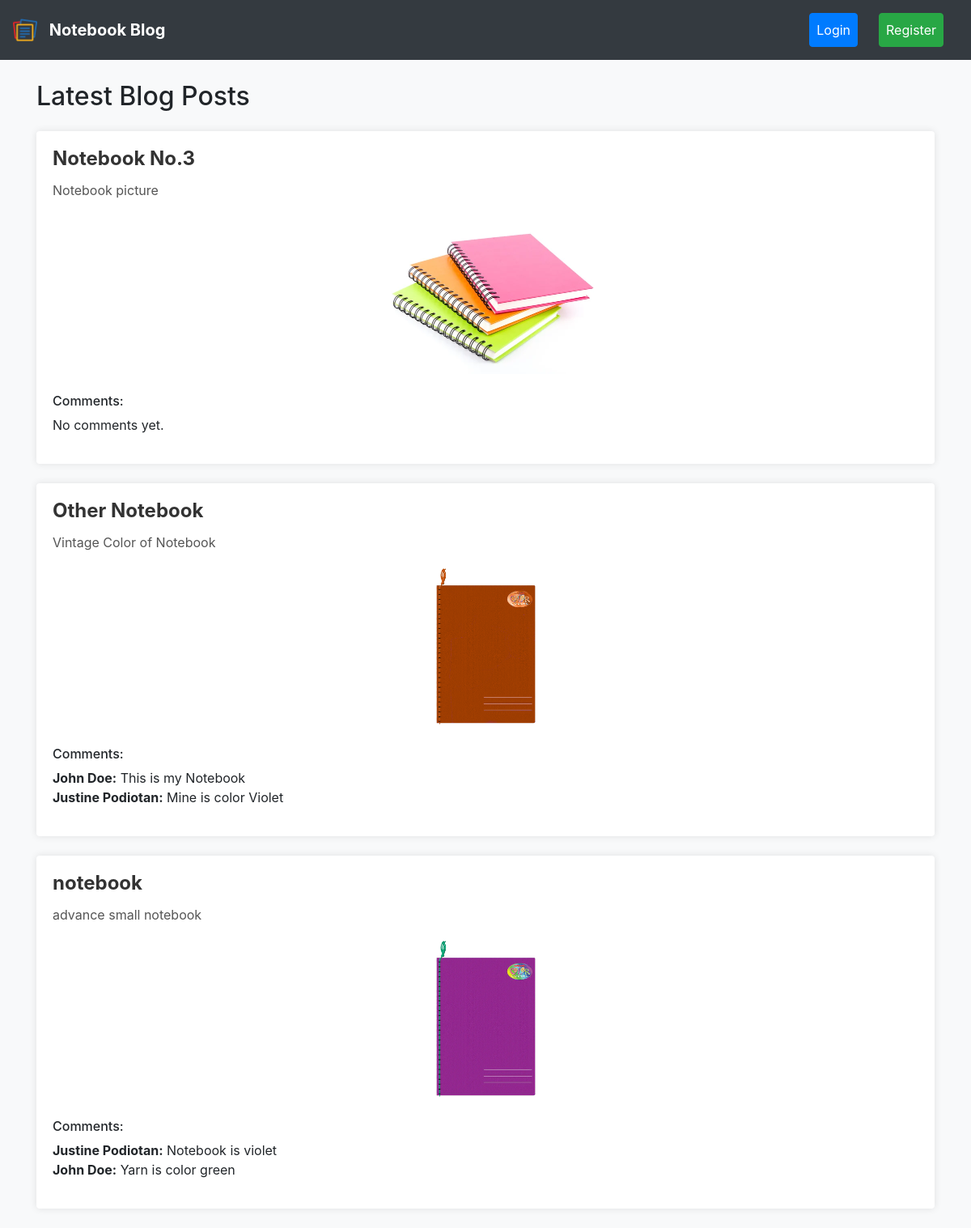
The page / on the database its author committed.
### tables this page shows
CREATE TABLE `blogposts` (
  `PostID` int(11) NOT NULL,
  `Title` varchar(255) NOT NULL,
  `Content` text NOT NULL,
  `UserID` int(11) DEFAULT NULL,
  `image_path` varchar(255) DEFAULT NULL
);

CREATE TABLE `comments` (
  `CommentID` int(11) NOT NULL,
  `PostID` int(11) DEFAULT NULL,
  `CommentText` text NOT NULL,
  `UserID` int(11) DEFAULT NULL,
  `Name` varchar(255) NOT NULL
);

### model/blog.php (called while the page is built, shortened)
<?php
class Post {
    private $db;
    public function __construct(Database $db) {
        $this->db = $db;
    }
    public function getAllPosts() {
        $conn = $this->db->getConnection();
        $query = "SELECT * FROM blogposts ORDER BY PostID DESC";
        $result = $conn->query($query);
        $posts = [];
        while ($row = $result->fetch_assoc()) {
            $posts[] = $row;
        }
        return $posts;
    }
}
class Comment {
    private $db;
    public function __construct(Database $db) {
        $this->db = $db;
    }
    public function getAllCommentsForPost($postId) {
        $conn = $this->db->getConnection();
        $query = "SELECT * FROM comments WHERE PostID = ?";
        $stmt = $conn->prepare($query);
        $stmt->bind_param("i", $postId);
        $stmt->execute();
        $result = $stmt->get_result();
        $comments = [];
        while ($row = $result->fetch_assoc()) {
            $comments[] = $row;
        }
        return $comments;
    }
}
?>

### index.php (the view, shortened to what this page needs)
<?php
require_once './model/blog.php';
?>
<!DOCTYPE html>
<html lang="en">
<head>
    <link rel="stylesheet" href="https://stackpath.bootstrapcdn.com/bootstrap/4.5.2/css/bootstrap.min.css">
    <link rel="stylesheet" type="text/css" href="style.css">
</head>
<body>
    <nav class="navbar navbar-expand-lg navbar-dark fixed-top">
        <a class="navbar-brand" href="#">
            <img src="./images/zohonotebook_logo.png" alt="Your Logo" width="30" height="30" class="d-inline-block align-top">
            Notebook Blog
        </a>
        <div class="collapse navbar-collapse justify-content-end" id="navbarNav">
            <ul class="navbar-nav">
                <?php
                if (isset($_SESSION['user_id'])) {
                    echo '  <li class="nav-item p-2">
                                <a class="nav-link btn btn-primary text-white rounded-sm" href="my_blog.php">My Post</a>
                            </li>
                            <li class="nav-item p-2">
                                <a class="nav-link btn btn-primary text-white rounded-sm" href="profile.php">Profile</a>
                            </li>
                            <li class="nav-item p-2">
                            <form method="post" action="./controller/logout.php" class="">
                                <button type="submit" name="logout" class="btn btn-danger">Logout</button>
                            </form>
                          </li>';
                } else {
                    echo '<li class="nav-item p-2">
                            <a class="nav-link btn btn-primary text-white" href="#" data-toggle="modal" data-target="#loginModal">Login</a>
                          </li>
                          <li class="nav-item p-2">
                            <a class="nav-link btn btn-success text-white" href="#" data-toggle="modal" data-target="#registerModal">Register</a>
                          </li>';
                }
                ?>
            </ul>
        </div>
    </nav>
                    <?php
                    if (!isset($_SESSION['user_id'])) {
                        include 'login.php';
                    }
                    ?>
                    <?php
                    if (!isset($_SESSION['user_id'])) {
                        include 'login.php';
                    }
                    ?>
    <div class="container mt-10" style="padding-top: 100px">
        <div class="row">
            <div class="col-md-12">
                <h2 class="mb-4">Latest Blog Posts</h2>
                <?php
                $post = new Post(new Database());
                $comment = new Comment(new Database());
                $posts = $post->getAllPosts();
                if (empty($posts)) {
                    echo "<p class='d-flex justify-content-center align-items-center'>No blog posts yet.</p>";
                } else {
                    foreach ($posts as $post) {
                        echo "<div class='card mb-4'>";
                        echo "<div class='card-body'>";
                        echo "<h5 class='card-title'>" . $post['Title'] . "</h5>";
                        echo "<p class='card-text'>" . $post['Content'] . "</p>";
                        if (!empty($post['image_path'])) {
                            $imagePath = $post['image_path'];
                            echo "<div class='text-center'>";
                            echo "<img src='./uploads/$imagePath' alt='Post Image' class='img-fluid mt-3 mx-auto d-block' style='max-width: 300px; max-height: 200px;'>";
                            echo "</div>";
                        }
                        $postId = $post['PostID'];
                        $comments = $comment->getAllCommentsForPost($postId);
                        echo "<h6 class='mt-4'>Comments:</h6>";
                        if (empty($comments)) {
                            echo "<p>No comments yet.</p>";
                        } else {
                            echo "<ul class='list-unstyled'>";
                            foreach ($comments as $singleComment) {
                                $commentText = $singleComment['CommentText'];
                                $commentName = isset($singleComment['Name']) ? $singleComment['Name'] : '';
                                echo "<li>";
                                echo $commentName ? "<strong>{$commentName}:</strong> " : '';
                                echo $commentText;
                                echo "</li>";
                            }
                            echo "</ul>";
                        }
                        echo "</div>";
                        echo "</div>";
                    }
                }
                ?>
            </div>
        </div>
    </div>
</body>
</html>

### login.php (shortened to what this page needs)
<link rel="stylesheet" href="https://cdnjs.cloudflare.com/ajax/libs/font-awesome/6.0.0/css/all.min.css">

### style.css (style rules this page uses)
body { background-color: #f8f9fa; }
.navbar { background-color: #343a40; }
.navbar-brand { color: #ffffff; font-weight: bold; }
.navbar-brand img { margin-right: 10px; }
.navbar-nav { margin-left: auto; }
.nav-item { margin-right: 10px; }
.card { border: none; box-shadow: 0 0 10px rgba(0, 0, 0, 0.1); }
.card-title { color: #333333; font-size: 1.5rem; font-weight: bold; }
.card-text { color: #555555; }
.img-fluid { max-width: 100%; height: auto; }

### rows shown on the page
blogposts: Title "Notebook No.3", Content "Notebook picture", image_path (picture), shows "No comments yet."
blogposts: Title "Other Notebook", Content "Vintage Color of Notebook", image_path (picture)
comments: Name "John Doe", CommentText "This is my Notebook"
comments: Name "Justine Podiotan", CommentText "Mine is color Violet"
blogposts: Title "notebook", Content "advance small notebook", image_path (picture)
comments: Name "Justine Podiotan", CommentText "Notebook is violet"
comments: Name "John Doe", CommentText "Yarn is color green"
